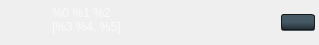
       <widget class="QWidget" name="header" native="true">
        <property name="minimumSize">
         <size>
          <width>319</width>
          <height>45</height>
         </size>
        </property>
        <property name="maximumSize">
         <size>
          <width>482</width>
          <height>45</height>
         </size>
        </property>
        <property name="styleSheet">
         <string notr="true">#header {
background-color: qlineargradient(spread:pad, x1:0, y1:1, x2:0, y2:0, stop:0 rgba(55, 71, 79, 255), stop:0.5 rgba(38, 50, 56, 255), stop:1 rgba(34, 42, 48, 255));
border-top: 1px solid #455a64;
border-left: 1px solid #455a64;
}</string>
        </property>
        <layout class="QGridLayout" name="gridLayout" rowstretch="0,1" columnstretch="0,1,0">
         <property name="leftMargin">
          <number>15</number>
         </property>
         <property name="topMargin">
          <number>6</number>
         </property>
         <property name="rightMargin">
          <number>4</number>
         </property>
         <property name="bottomMargin">
          <number>5</number>
         </property>
         <property name="horizontalSpacing">
          <number>5</number>
         </property>
         <property name="verticalSpacing">
          <number>0</number>
         </property>
         <item row="0" column="0" rowspan="2">
          <widget class="QLabel" name="icon">
           <property name="minimumSize">
            <size>
             <width>32</width>
             <height>32</height>
            </size>
           </property>
           <property name="maximumSize">
            <size>
             <width>32</width>
             <height>32</height>
            </size>
           </property>
           <property name="pixmap">
            <pixmap resource="../../resources.qrc">:/textures/Common/Tournament/icon_info_area_2_logo.png</pixmap>
           </property>
           <property name="margin">
            <number>0</number>
           </property>
           <property name="indent">
            <number>-1</number>
           </property>
          </widget>
         </item>
         <item row="0" column="2" rowspan="2" alignment="Qt::AlignRight|Qt::AlignVCenter">
          <widget class="QPushButton" name="bttn_showPlayersList">
           <property name="minimumSize">
            <size>
             <width>34</width>
             <height>0</height>
            </size>
           </property>
           <property name="maximumSize">
            <size>
             <width>34</width>
             <height>16777215</height>
            </size>
           </property>
           <property name="cursor">
            <cursorShape>PointingHandCursor</cursorShape>
           </property>
           <property name="styleSheet">
            <string notr="true">QAbstractButton {
    
	background-image: url(:/textures/Common/Tournament/bttn_1x2_players_tournament.png);
border: 1px solid #191919;
border-radius: 3px;
border-bottom: 2px solid qlineargradient(spread:pad, x1:0, y1:1, x2:0, y2:0, stop:0 rgba(69, 90, 100, 255), stop:0.498 rgba(69, 90, 100, 255), stop:0.502 rgba(24, 24, 24, 255), stop:1 rgba(24, 24, 24, 255));
background-position: top;
background-repeat: no-repeat;
background-attachment: fixed;
	background-color: qlineargradient(spread:pad, x1:0, y1:1, x2:0, y2:0, stop:0 rgba(34, 42, 48, 255), stop:0.502 rgba(69, 90, 100, 255), stop:1 rgba(69, 90, 100, 255));

}
QAbstractButton:hover {
    background-color: qlineargradient(spread:pad, x1:0, y1:1, x2:0, y2:0, stop:0 rgba(74, 132, 148, 255), stop:0.502 #455a64, stop:1 #455a64);
}
QAbstractButton:pressed {
    background-color: qlineargradient(spread:pad, x1:0, y1:1, x2:0, y2:0, stop:0 rgba(4, 2, 4, 125), stop:0.9 rgba(6, 9, 10, 255), stop:1 rgba(32, 39, 37, 255));
}

QAbstractButton:checked {
    background-position: bottom;
}</string>
           </property>
           <property name="text">
            <string/>
           </property>
           <property name="checkable">
            <bool>true</bool>
           </property>
           <property name="checked">
            <bool>true</bool>
           </property>
          </widget>
         </item>
         <item row="0" column="1" alignment="Qt::AlignTop">
          <widget class="TextWidget" name="title">
           <property name="styleSheet">
            <string notr="true">QLabel {
    font: 550 14px &quot;Open Sans&quot;;
    color: #fafafa;
}</string>
           </property>
           <property name="alignment">
            <set>Qt::AlignBottom|Qt::AlignLeading|Qt::AlignLeft</set>
           </property>
           <property name="strings">
            <stringlist notr="true">
             <string>$buyin</string>
             <string>LIMIT</string>
             <string>Type</string>
             <string>000</string>
             <string>Players</string>
             <string>Speed</string>
            </stringlist>
           </property>
           <property name="text">
            <string notr="true">%0 %1 %2
[%3 %4, %5]</string>
           </property>
          </widget>
         </item>
        </layout>
       </widget>
